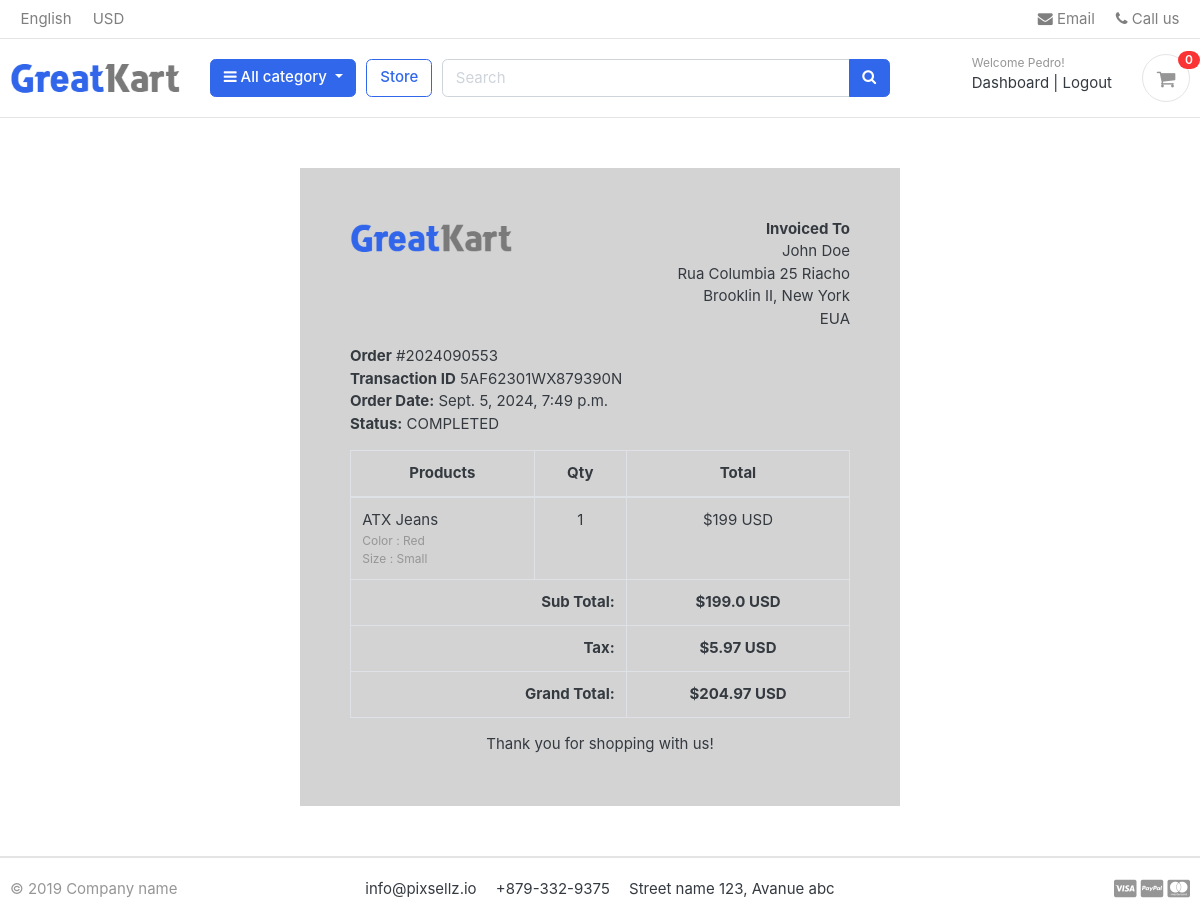
Page /accounts/order_detail/2024090553/ (signed in) on the committed database.
### accounts/models.py (models this page shows, shortened)
class Account(AbstractBaseUser):
    first_name = models.CharField(max_length=50)
    last_name = models.CharField(max_length=50)
    username = models.CharField(max_length=50, unique=True)
    email = models.EmailField(max_length=100, unique=True)
    phone_number = models.CharField(max_length=50)
    date_joined = models.DateTimeField(auto_now_add=True)
    last_login = models.DateTimeField(auto_now_add=True)
    is_admin = models.BooleanField(default=False)
    is_staff = models.BooleanField(default=False)
    is_active = models.BooleanField(default=False)
    is_superadmin = models.BooleanField(default=False)
    USERNAME_FIELD = 'email'
    REQUIRED_FIELDS = ['username', 'first_name', 'last_name']
    objects = MyAccountManager()

### orders/models.py (models this page shows, shortened)
class Order(models.Model):
    STATUS =(
        ('New', 'New'),
        ('Accepted', 'Accepted'),
        ('Completed', 'Completed'),
        ('Cancelled', 'Cancelled'),
    )
    user           = models.ForeignKey(Account, on_delete=models.SET_NULL, null=True)
    payment        = models.ForeignKey(Payment, on_delete=models.SET_NULL, blank=True, null=True)
    order_number   = models.CharField(max_length=20)
    first_name     = models.CharField(max_length=50)
    last_name      = models.CharField(max_length=50)
    phone          = models.CharField(max_length=15)
    email          = models.EmailField(max_length=50)
    address_line_1 = models.CharField(max_length=50)
    address_line_2 = models.CharField(max_length=50, blank=True)
    country        = models.CharField(max_length=50)
    state          = models.CharField(max_length=50)
    city           = models.CharField(max_length=50)
    order_note     = models.CharField(max_length=100, blank=True)
    order_total    = models.FloatField()
    tax            = models.FloatField()
    status         = models.CharField(max_length=10, choices=STATUS, default='New')
    ip             = models.CharField(blank=True, max_length=20)
    is_ordered     = models.BooleanField(default=False)
    created_at     = models.DateTimeField(auto_now_add=True)
    updated_at     = models.DateTimeField(auto_now=True)
    def full_name(self):
        return f'{self.first_name} {self.last_name}'
    def full_address(self):
        return f'{self.address_line_1} {self.address_line_2}'

class Payment(models.Model):
    user           = models.ForeignKey(Account, on_delete=models.CASCADE)
    payment_id     = models.CharField(max_length=100)
    payment_method = models.CharField(max_length=100)
    amount_paid    = models.CharField(max_length=100)
    status         = models.CharField(max_length=100)
    created_at     = models.DateTimeField(auto_now_add=True)

class OrderProduct(models.Model):
    order         = models.ForeignKey(Order, on_delete=models.CASCADE)
    payment       = models.ForeignKey(Payment, on_delete=models.SET_NULL, blank=True, null=True)
    user          = models.ForeignKey(Account, on_delete=models.CASCADE)
    product       = models.ForeignKey(Product, on_delete=models.CASCADE)
    variations    = models.ManyToManyField(Variation, blank=True)
    quantity      = models.IntegerField()
    product_price = models.FloatField()
    ordered       = models.BooleanField(default=False)
    created_at    = models.DateTimeField(auto_now_add=True)
    updated_at    = models.DateTimeField(auto_now=True)

### store/models.py (models this page shows, shortened)
class Product(models.Model):
    product_name    = models.CharField(max_length=200, unique=True)
    slug            = models.SlugField(max_length=200, unique=True)
    description     = models.TextField(max_length=500, blank=True)
    price           = models.IntegerField()
    images          = models.ImageField(upload_to='photos/products')
    stock           = models.IntegerField()
    is_available    = models.BooleanField(default=True)
    category        = models.ForeignKey(Category, on_delete=models.CASCADE)
    created_date    = models.DateTimeField(auto_now_add=True)
    modified_date   = models.DateTimeField(auto_now_add=True)

class Variation(models.Model):
    product             = models.ForeignKey(Product, on_delete=models.CASCADE)
    variation_category  = models.CharField(max_length=100, choices=variation_category_choice)
    variation_value     = models.CharField(max_length=100)
    is_active           = models.BooleanField(default=True)
    created_date        = models.DateTimeField(auto_now=True)
    objects = VariationManager()

### accounts/views.py (the view)
# urls.py: path('order_detail/<int:order_id>/', views.order_detail, name='order_detail'),
@login_required(login_url='login')
def order_detail(request, order_id):
    order_detail = OrderProduct.objects.filter(order__order_number=order_id)
    order        = Order.objects.get(order_number=order_id)
    subtotal     = 0
    for i in order_detail:
        subtotal += i.product_price * i.quantity
    context = {
        'order_detail': order_detail,
        'order': order,
        'subtotal': subtotal,
    }
    return render(request, 'accounts/order_detail.html', context)

### templates/accounts/order_detail.html
{% extends "base.html" %}
{% load static %}
{% block content %}
<div class="container" style="margin: 0 auto;width: 50%;padding: 50px;background: #d3d3d3;margin-top: 50px;margin-bottom: 50px;">
    <div class="row invoice row-printable">
        <div class="col-md-12">
            <div class="panel panel-default plain" id="dash_0">
                <div class="panel-body p30">
                    <div class="row">
                        <div class="col-lg-6">
                            <div class="invoice-logo"><img src="{% static '/images/logo.png' %}" alt="Invoice logo" style="max-height: 40px;"></div>
                        </div>
                        <div class="col-lg-6">
                            <div class="invoice-from">
                                <ul class="list-unstyled text-right">
                                    <li><strong>Invoiced To</strong></li>
                                    <li>{{ order.full_name }}</li>
                                    <li>{{ order.full_address }}</li>
                                    <li>{{ order.city }}, {{ order.state }}</li>
                                    <li>{{ order.country }}</li>
                                </ul>
                            </div>
                        </div>
                        <div class="col-lg-12">
                            <div class="invoice-details mt25">
                                <div class="well">
                                    <ul class="list-unstyled mb0">
                                        <li><strong>Order</strong> #{{ order.order_number }}</li>
                                        <li><strong>Transaction ID</strong> {{ order.payment.payment_id }}</li>
                                        <li><strong>Order Date:</strong> {{ order.created_at }}</li>
                                        <li><strong>Status:</strong> {{ order.payment.status }}</li>
                                    </ul>
                                </div>
                            </div>
                            <div class="invoice-items">
                                <div class="table-responsive" style="overflow: hidden; outline: none;" tabindex="0">
                                    <table class="table table-bordered">
                                        <thead>
                                            <tr>
                                                <th class="per70 text-center">Products</th>
                                                <th class="per5 text-center">Qty</th>
                                                <th class="per25 text-center">Total</th>
                                            </tr>
                                        </thead>
                                        <tbody>
                                            {% for item in order_detail %}
                                                <tr>
                                                    <td>{{ item.product.product_name }}
                                                        <p class="text-muted small">
                                                            {% if item.variations.all %}
                                                                {% for i in item.variations.all %}
                                                                    {{ i.variation_category | capfirst }} : {{ i.variation_value | capfirst }} <br>
                                                                {% endfor %}
                                                            {% endif %}
                                                        </p>
                                                    </td>
                                                    <td class="text-center">{{ item.quantity }}</td>
                                                    <td class="text-center">${{ item.product.price }} USD</td>
                                                </tr>
                                            {% endfor %}
                                        </tbody>
                                        <tfoot>
                                            <tr>
                                                <th colspan="2" class="text-right">Sub Total:</th>
                                                <th class="text-center">${{ subtotal }} USD</th>
                                            </tr>
                                            <tr>
                                                <th colspan="2" class="text-right">Tax:</th>
                                                <th class="text-center">${{ order.tax }} USD</th>
                                            </tr>
                                            <tr>
                                                <th colspan="2" class="text-right">Grand Total:</th>
                                                <th class="text-center">${{ order.order_total }} USD</th>
                                            </tr>
                                        </tfoot>
                                    </table>
                                </div>
                            </div>
                            <div class="invoice-footer mt25">
                                <p class="text-center">Thank you for shopping with us!</p>
                            </div>
                        </div>
                    </div>
                </div>
            </div>
        </div>
    </div>
</div>
{% endblock content %}

### templates/includes/navbar.html (shortened to what this page needs)
{% load static %}
<header class="section-header">
    <nav class="navbar p-md-0 navbar-expand-sm navbar-light border-bottom">
        <div class="container">
            <div class="collapse navbar-collapse" id="navbarTop4">
                <ul class="navbar-nav mr-auto">
                    <li class="nav-item dropdown">
                        <a href="#" class="nav-link">   English </a>
                    </li>
                    <li class="nav-item dropdown">
                        <a href="#" class="nav-link"> USD </a>
                    </li>
                </ul>
                <ul class="navbar-nav">
                    <li><a href="#" class="nav-link"> <i class="fa fa-envelope"></i> Email </a></li>
                    <li><a href="#" class="nav-link"> <i class="fa fa-phone"></i> Call us </a></li>
                </ul>
            </div>
        </div>
    </nav>
    <section class="header-main border-bottom">
        <div class="container">
            <div class="row align-items-center">
                <div class="col-lg-2 col-md-3 col-6">
                    <a href="{% url 'home' %}" class="brand-wrap">
                        <img class="logo" src="{% static './images/logo.png' %}">
                    </a>
                </div>
                <div class="col-lg col-sm col-md col-6 flex-grow-0">
                    <div class="category-wrap dropdown d-inline-block float-right">
                        <button type="button" class="btn btn-primary dropdown-toggle" data-toggle="dropdown">
                            <i class="fa fa-bars"></i> All category
                        </button>
                    </div>
                </div>
                <a href="{% url 'store:store' %}" class="btn btn-outline-primary">Store</a>
                <div class="col-lg  col-md-6 col-sm-12 col">
                    <form action="{% url 'store:search' %}" class="search" method='GET'>
                        <div class="input-group w-100">
                            <input type="text" class="form-control" style="width:60%;" placeholder="Search" name="keyword" required>
                            <div class="input-group-append">
                            <button class="btn btn-primary" type="submit">
                                <i class="fa fa-search"></i>
                            </button>
                            </div>
                        </div>
                    </form>
                </div>
                <div class="col-lg-3 col-sm-6 col-8 order-2 order-lg-3">
                    <div class="d-flex justify-content-end mb-3 mb-lg-0">
                        {% if user.id is None %}
                            <div class="widget-header">
                                <small class="title text-muted">Welcome guest!</small>
                                <div>
                                    <a href="{% url 'login' %}">Sign in</a> <span class="dark-transp"> | </span>
                                    <a href="{% url 'register' %}"> Register</a>
                                </div>
                            </div>
                        {% else %}
                            <div class="widget-header">
                                <small class="title text-muted">Welcome {{ user.first_name }}!</small>
                                <div>
                                    <a href="{% url 'dashboard' %}">Dashboard</a> <span class="dark-transp"> | </span>
                                    <a href="{% url 'logout' %}"> Logout</a>
                                </div>
                            </div>
                        {% endif %}
                        <a href="{% url 'cart' %}" class="widget-header pl-3 ml-3">
                            <div class="icon icon-sm rounded-circle border"><i class="fa fa-shopping-cart"></i></div>
                            <span class="badge badge-pill badge-danger notify">{{ cart_count }}</span>
                        </a>
                    </div>
                </div>
            </div>
        </div>
    </section>
</header>

### rows in the picture
Account: first_name "Pedro"
Order: full_name "John Doe", full_address "Rua Columbia 25 Riacho", city "Brooklin II", state "New York", country "EUA", order_number "2024090553", payment.payment_id "5AF62301WX879390N", created_at "Sept. 5, 2024, 7:49 p.m.", payment.status "COMPLETED", tax "5.97", order_total "204.97"
OrderProduct: product.product_name "ATX Jeans", quantity "1", product.price "199"
Variation: variation_category "Color", variation_value "Red"
Variation: variation_category "Size", variation_value "Small"

### other values in the picture
{{ cart_count }} "0"
{{ subtotal }} "199.0"
